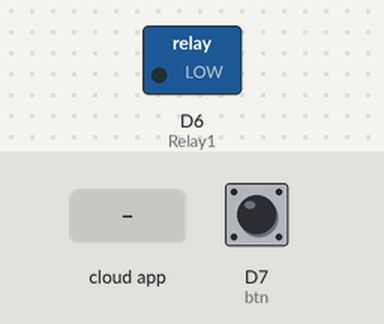
Bench run of a sketch on a simulated ESP8266 (NodeMCU). Shown: switched loads named in the sketch (green lamp = pin HIGH). The inputs (shaded band) are chosen by the test bench; at power-on: D7 (btn) LOW. WiFi joins after 1.5 s; servers stay silent unless stated; no MQTT or app messages arrive unless stated; what the sketch prints to the serial monitor is not drawn.

Above: at 2.7 s.
2.8 s: D7 (btn) pulled HIGH for 0.15 s
At 2.96 s:
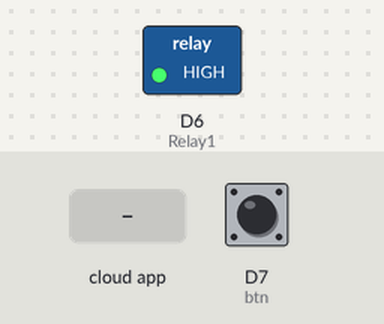
6.0 s: the phone or cloud app sets Relay1 to 1
At 7.0 s:
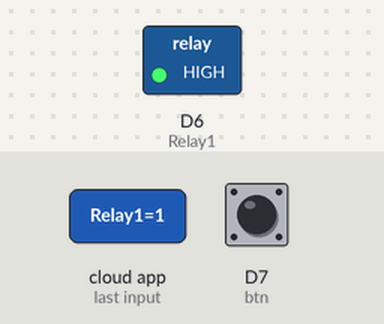
7.5 s: D7 (btn) pulled HIGH for 3.2 s
At 8.4 s:
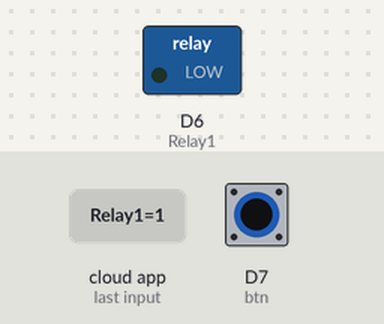
Timing chart, 0 to 12.2 s (numbered marks = the images above; inputs shaded):
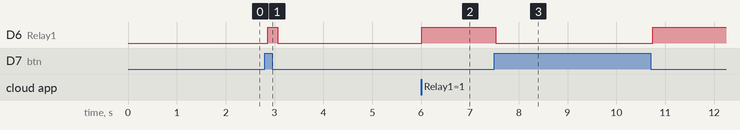

The sketch:

project_Adafruit_MQTT.ino
```cpp
#include <ESP8266WiFi.h>
#include "Adafruit_MQTT.h"
#include "Adafruit_MQTT_Client.h"
#define Relay1            D6
int btn = D7;
int pinbtn = 0;
int server =0;
int Light1_State = 0;
int Light2_State = 0;
unsigned long time1;
#define WLAN_SSID       "Thanh-Thanh"             // Your SSID
#define WLAN_PASS       "Khong0biet"        // Your password

/************************* Adafruit.io Setup *********************************/

#define AIO_SERVER      "io.adafruit.com"
#define AIO_SERVERPORT  1883                   // use 8883 for SSL
#define AIO_USERNAME    "mhoang1998"            // Replace it with your username
#define AIO_KEY         "aio_AIKv456CawJFhMaDAirPDuaPHy8a"   // Replace with your Project Auth Key


/************ Global State (you don't need to change this!) ******************/

// Create an ESP8266 WiFiClient class to connect to the MQTT server.
WiFiClient client;
// or... use WiFiFlientSecure for SSL
//WiFiClientSecure client;

// Setup the MQTT client class by passing in the WiFi client and MQTT server and login details.
Adafruit_MQTT_Client mqtt(&client, AIO_SERVER, AIO_SERVERPORT, AIO_USERNAME, AIO_KEY);


/****************************** Feeds ***************************************/


// Setup a feed called 'onoff' for subscribing to changes.
Adafruit_MQTT_Subscribe Light1 = Adafruit_MQTT_Subscribe(&mqtt, AIO_USERNAME"/feeds/Relay1"); // FeedName


void MQTT_connect();

void setup() {
  Serial.begin(115200);
  time1 = millis();
  pinMode(Relay1, OUTPUT);
  pinMode(btn, INPUT);

  // Connect to WiFi access point.
  Serial.println();
  Serial.print("Connecting to ");
  Serial.println(WLAN_SSID);

  WiFi.begin(WLAN_SSID, WLAN_PASS);
  while (WiFi.status() != WL_CONNECTED) {
    delay(500);
    Serial.print(".");
  }
  Serial.println();

  Serial.println("WiFi connected");
  Serial.println("IP address: ");
  Serial.println(WiFi.localIP());


  // Setup MQTT subscription for onoff feed.
  mqtt.subscribe(&Light1);


   pinbtn = digitalRead(btn);
}

void loop() {
  MQTT_connect();


  Adafruit_MQTT_Subscribe *subscription;
  while ((subscription = mqtt.readSubscription(100))) {
   if (subscription == &Light1) {
      Serial.print(F("Got: "));
      Serial.println((char *)Light1.lastread);
      Light1_State = atoi((char *)Light1.lastread);
      Light2_State = Light1_State;
      digitalWrite(Relay1, Light1_State);
      delay(100);
      break;
    }
  }


if(digitalRead(btn)!=pinbtn){
        pinbtn = digitalRead(btn);
        if(Light1_State != 0){
          Light1_State=0;
          Serial.print(F("Got:1 "));
          Serial.print(Light1_State);
          digitalWrite(Relay1, Light1_State);
          delay(100);
          return;
        }
        else{
          Light1_State=1;
          Serial.print(F("Got:2 "));
          Serial.print(Light1_State);
          digitalWrite(Relay1, Light1_State);
          delay(100);
          return;
        }
      }
      if ( (unsigned long) (millis() - time1) > 3600000){
        WiFi.reconnect();
        Serial.println();
        Serial.print("Connecting to ");
        Serial.println(WLAN_SSID);
        WiFi.begin(WLAN_SSID, WLAN_PASS);
        while (WiFi.status() != WL_CONNECTED) {
            delay(500);
             Serial.print(".");
            }
        Serial.println();

        Serial.println("WiFi connected");
        Serial.println("IP address: ");
        Serial.println(WiFi.localIP());
        MQTT_connect();
        time1 = millis();
      }
}

void MQTT_connect() {
  int8_t ret;

  // Stop if already connected.
  if (mqtt.connected()) {
    return;
  }

  Serial.print("Connecting to MQTT... ");

  uint8_t retries = 3;

  while ((ret = mqtt.connect()) != 0) { // connect will return 0 for connected
    Serial.println(mqtt.connectErrorString(ret));
    Serial.println("Retrying MQTT connection in 5 seconds...");
    mqtt.disconnect();
    delay(5000);  // wait 5 seconds
    retries--;
    if (retries == 0) {
      // basically die and wait for WDT to reset me
      while (1);
    }
  }
  Serial.println("MQTT Connected!");

}
```

Measured:
- after the input at 2.8 s, D6 (Relay1): LOW → HIGH after 0.06 s, → LOW 0.20 s later
- after the input at 6.0 s, D6 (Relay1): LOW → HIGH at once
- after the input at 7.5 s, D6 (Relay1): HIGH → LOW at once, → HIGH 3.2 s later
